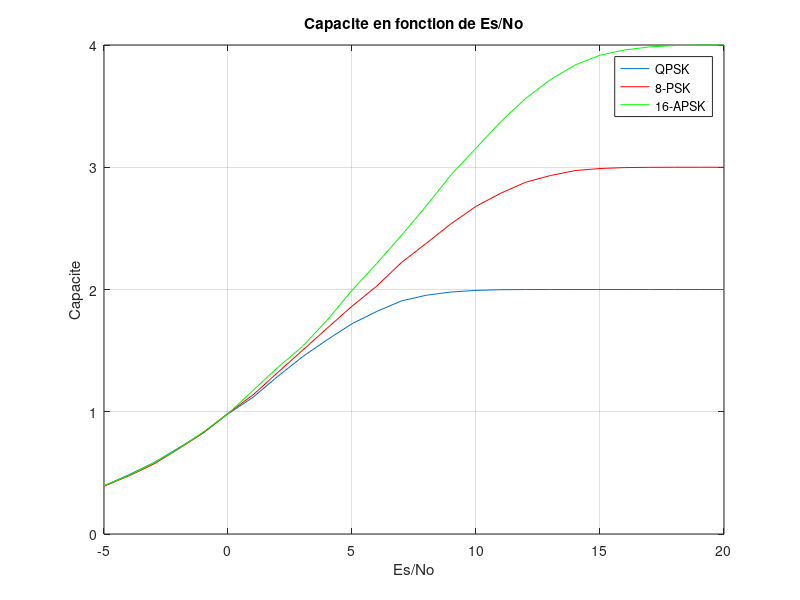

MATLAB code for this plot:
% Affichage
clc
clear all
close all


u= -5:20;
% QPSK
load('capaqpsk.mat');
plot(u,capacite)
hold on 

% 8-PSK
load('capa8psk.mat');
plot(u,capacite,'r')
hold on

% 16-APSK
load('capa16apsk.mat');
plot(u,capacite,'g')

grid on
hold off

xlabel('Es/No');
ylabel('Capacite');
legend('QPSK','8-PSK','16-APSK');
title('Capacite en fonction de Es/No');